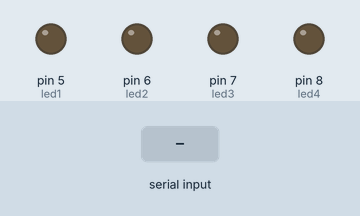
This sketch was run on a simulated Arduino Uno, built with avr-gcc and run on an emulated ATmega328P. Parts: output pins drawn as LEDs (lit = HIGH). Dashed ring = blinking. The test bench sets the inputs (shaded band).

Above: at 1.2 s.
1.3 s: "1" received over Serial
At 1.45 s:
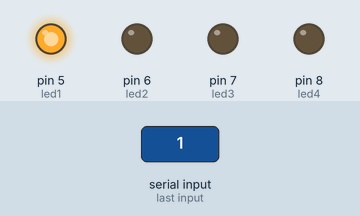
At 1.8 s:
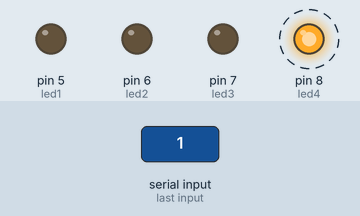
Timing chart, 0 to 10.3 s (numbered marks = the images above; inputs shaded):
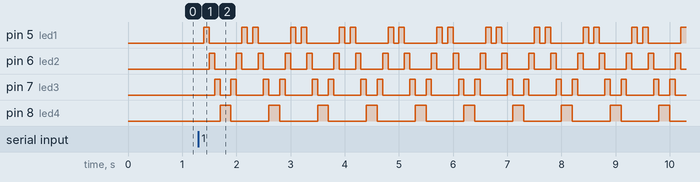

Measured:
- after the input at 1.3 s, pin 5 (led1): LOW → HIGH after 0.10 s, then repeats every 0.90 s: LOW 0.60 s, HIGH 0.10 s, LOW 0.10 s, HIGH 0.10 s; pin 6 (led2): LOW → HIGH after 0.20 s, then repeats every 0.90 s: LOW 0.40 s, HIGH 0.10 s, LOW 0.30 s, HIGH 0.10 s

The sketch:

E01.ino
```cpp
int led1=5;
int led2=6;
int led3=7;
int led4=8;
void setup() {
pinMode(led1,OUTPUT);
pinMode(led2,OUTPUT);
pinMode(led3,OUTPUT);
pinMode(led4,OUTPUT);
Serial.begin(9600);
Serial.setTimeout(10);}
int v;
void loop() {
if(Serial.available()>0){
  prender();
  digitalWrite(v,5);}
delay(100);}
void prender(){
  digitalWrite(led1,1);
  delay(100);
  digitalWrite(led1,0);
  digitalWrite(led2,1);
  delay(100);
  digitalWrite(led2,0);
  digitalWrite(led3,1);
  delay(100);
  digitalWrite(led3,0);
  digitalWrite(led4,1);
  delay(100);
  digitalWrite(led4,0);
  digitalWrite(led4,1);
  delay(100);
  digitalWrite(led4,0);
  digitalWrite(led3,1);
  delay(100);
  digitalWrite(led3,0);
  digitalWrite(led2,1);
  delay(100);
  digitalWrite(led2,0);
  digitalWrite(led1,1);
  delay(100);
  digitalWrite(led1,0);
}
```
